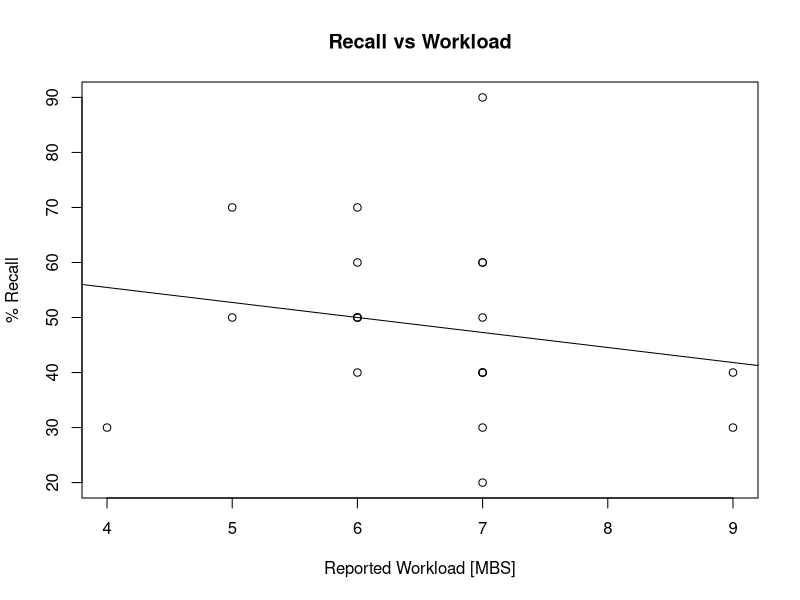
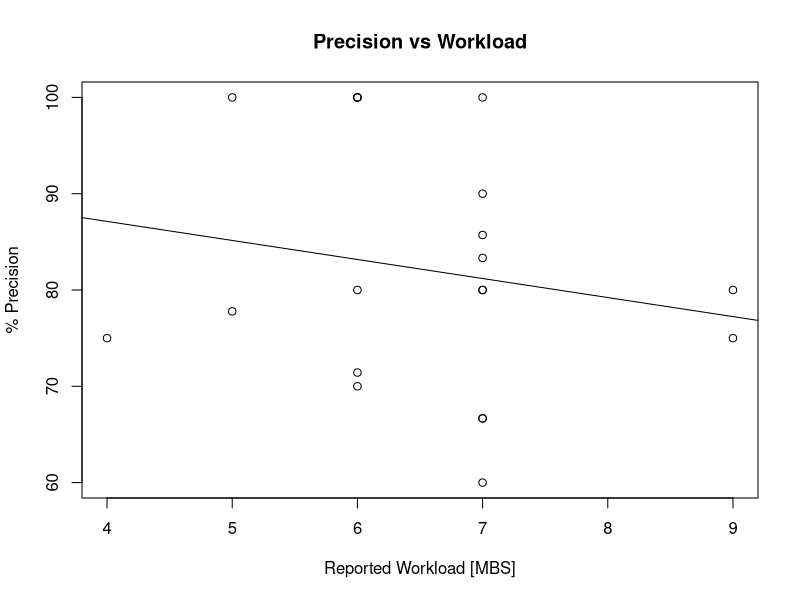

The R source for these figures, in order: (Note: this script raises an error after producing the figures.)
# import data
data1 <- read.csv("processedData1.csv")
nSubs = length(data1$Timestamp);


# h1: Still to Do!
# alpha = slow/easy
# beta = fast/easy
# gamma = slow/hard
# delta = fast/hard


# h2: workload vs recall linear regression --> not sure this is really allowed w rep measures
rcllData = 100*c(data1$recallA, data1$recallB, data1$recallC, data1$recallD)
wkldData = c(data1$WorkloadA, data1$WorkloadB, data1$WorkloadC, data1$WorkloadD)
h2 = lm(rcllData~wkldData)
plot(wkldData,rcllData, main="Recall vs Workload",
     xlab="Reported Workload [MBS]", ylab="% Recall")
abline(h2)

# h3: workload vs precision linear regression
prcsnData = 100*c(data1$precisionA, data1$precisionB, data1$precisionC, data1$precisionD)
h3 = lm(prcsnData~wkldData)
plot(wkldData,prcsnData, main="Precision vs Workload",
     xlab="Reported Workload [MBS]", ylab="% Precision")
abline(h3)

# h4: tetris experience vs workload
for (i in 1:nSubs) {
  wkldDataAvg[i] = mean(data1$WorkloadA[i], data1$WorkloadB[i], data1$WorkloadC[i], data1$WorkloadD[i])
}
r4 = cor(wkldDataAvg,data1$TetrisXP)
h4 = lm(wkldDataAvg~data1$TetrisXP)
plot(data1$TetrisXP,wkldDataAvg, main="Workload vs. Tetris Experience",
     xlab="Self-Rated Tetris Experience", ylab="Reported Workload [MBS]")
abline(h4)

# h4a: high workload experience vs workload
r4a = cor(wkldDataAvg,data1$TetrisXP)
h4a = lm(wkldDataAvg~data1$TetrisXP)
plot(data1$WorkloadXP,wkldDataAvg, main="Workload vs. High-Workload Experience",
     xlab="Self-Rated High-Workload Experience", ylab="Reported Workload [MBS]")
abline(h4a)

# h5: game scores and recall % --> also not sure these two are entirely legal
scoreData = c(data1$ScoreA, data1$ScoreB, data1$ScoreC, data1$ScoreD)
r5 = cor(scoreData,rcllData)
h5 = lm(rcllData~scoreData)
plot(scoreData,rcllData, main="Game Score vs. % Recall",
     xlab="Game Score", ylab="% Recall")
abline(h5)

# h5a: game scores and recall % 
r5a = cor(scoreData,prcsnData)
h5a = lm(prcsnData~scoreData)
plot(scoreData,prcsnData, main="Game Score vs. % Precision",
     xlab="Game Score", ylab="% Precision")
abline(h5a)


# h6: still to do.